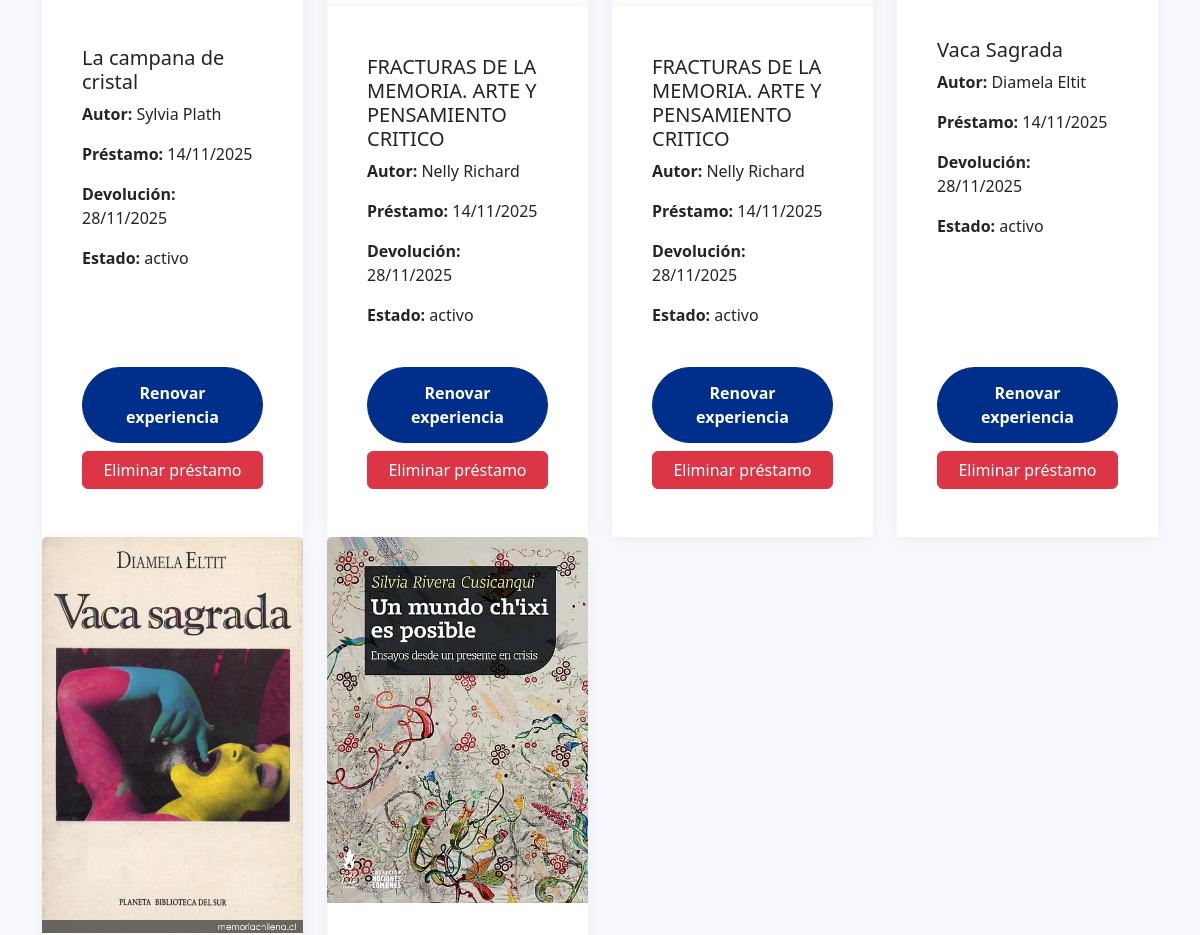
The page /prestamos/mis_prestamos/ (signed in, middle part) on the database as committed earlier.
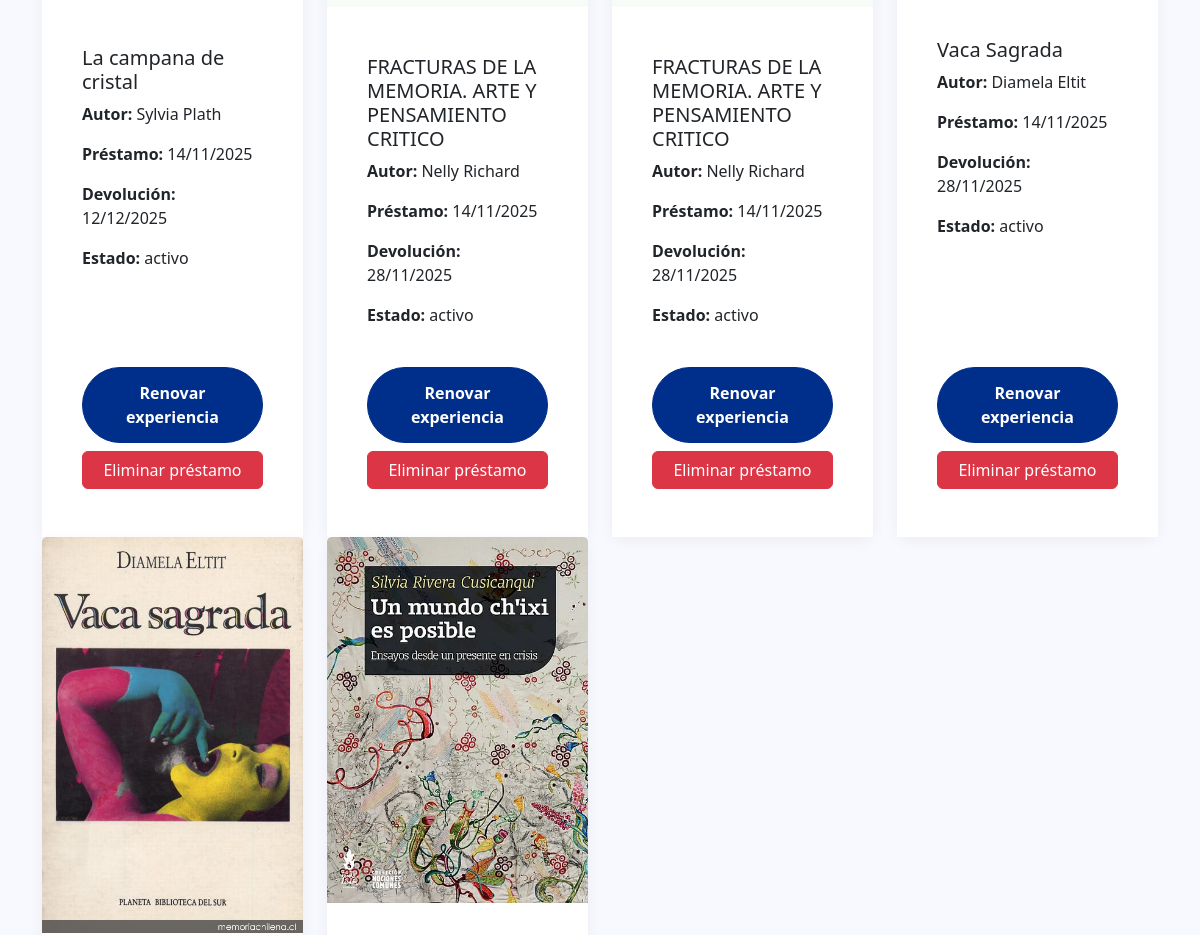
The same page on the database as committed later.
### apps/prestamos/models.py (models this page shows, shortened)
class Prestamo(models.Model):
    usuario = models.ForeignKey('usuarios.PerfilUsuario', on_delete=models.CASCADE)
    libro = models.ForeignKey('catalogo.Libro', on_delete=models.CASCADE)
    fecha_prestamo = models.DateTimeField(auto_now_add=True)
    fecha_devolucion = models.DateField(blank=True, null=True)
    estado = models.CharField(max_length=20, choices=[
        ('activo', 'Activo'),
        ('devuelto', 'Devuelto'),
        ('retrasado', 'Retrasado'),
    ], default='activo')
    class Meta:
        verbose_name = 'Préstamo'
        verbose_name_plural = 'Préstamos'

### apps/catalogo/models.py (models this page shows, shortened)
class Libro(models.Model):
    titulo = models.CharField(max_length=200)
    autor = models.ForeignKey(Autor, on_delete=models.CASCADE)
    isbn = models.CharField(max_length=13, unique=True)
    editorial = models.CharField(max_length=100, blank=True, null=True)
    ano_publicacion = models.IntegerField()
    categoria = models.ForeignKey(Categoria, on_delete=models.CASCADE)
    descripcion = models.TextField()
    portada = models.ImageField(upload_to='portadas/', blank=True, null=True)
    copias_totales = models.PositiveIntegerField()
    copias_disponibles = models.PositiveIntegerField()
    fecha_registro = models.DateTimeField(auto_now_add=True)

class Autor(models.Model):
    nombre = models.CharField(max_length=100)
    biografia = models.TextField(blank=True, null=True)
    pais = models.CharField(max_length=50, blank=True, null=True)
    fecha_nacimiento = models.DateField(blank=True, null=True)
    def __str__(self):
        return self.nombre
    class Meta:
        verbose_name = 'Autor'
        verbose_name_plural = 'Autores'

### apps/prestamos/views.py (the view)
# urls.py: path('mis_prestamos/', MisPrestamosView.as_view(), name='mis_prestamos'),
class MisPrestamosView(LoginRequiredMixin, View):
    template_name = 'prestamos/mis_prestamos.html'
    def get(self, request):
        prestamos = Prestamo.objects.filter(usuario=request.user.perfilusuario)
        return render(request, self.template_name, {'prestamos': prestamos})

### apps/prestamos/mixins.py (called while the page is built)
    def dispatch(self, request, *args, **kwargs):
        if not request.user.is_authenticated:
            return self.handle_no_permission()
        return super().dispatch(request, *args, **kwargs)

### templates/prestamos/mis_prestamos.html (shortened to what this page needs)
{% extends 'base.html' %}
{% block content %}
<div class="container mt-5 mb-5">
    {% if not prestamos %}
    <div class="row justify-content-center">
        <div class="col-md-8">
            <div class="card text-center shadow">
                <div class="card-body py-5">
                    <i class="bi bi-book" style="font-size: 4rem; color: #6c757d;"></i>
                    <h3 class="mt-4">No tienes préstamos activos</h3>
                    <p class="text-muted mb-4">
                    Aún no has iniciado ningún préstamo.
                    Recorre nuestro catálogo y elige el libro que te acompañará en este ciclo.
                    </p>
                    <a href="{% url 'catalogo:lista_libros' %}" class="btn btn-primary btn-lg">
                        <i class="bi bi-search"></i> Explorar Catálogo
                    </a>
                </div>
            </div>
        </div>
    </div>
    {% else %}
    <div class="row">
        {% for prestamo in prestamos %}
        <div class="col-6 col-md-4 col-lg-3">
            <div class="card mb-4 h-100">
                <img src="{{ prestamo.libro.portada.url }}" class="card-img-top" alt="{{ prestamo.libro.titulo }}">
                <div class="card-body d-flex flex-column">
                    <h5 class="card-title">{{ prestamo.libro.titulo }}</h5>
                    <p class="card-text"><strong>Autor:</strong> {{ prestamo.libro.autor }}</p>
                    <p class="card-text"><strong>Préstamo:</strong> {{ prestamo.fecha_prestamo|date:"d/m/Y" }}</p>
                    <p class="card-text"><strong>Devolución:</strong> {{ prestamo.fecha_devolucion|date:"d/m/Y" }}</p>
                    <p class="card-text"><strong>Estado:</strong> {{ prestamo.estado }}</p>
                    <button
                        class="btn btn-primary mt-auto"
                        data-bs-toggle="modal"
                        data-bs-target="#modalRenovar{{ prestamo.id }}">
                        Renovar experiencia
                    </button>
                    {% if user.is_staff %}
                    <button
                        class="btn btn-danger mt-2"
                        data-bs-toggle="modal"
                        data-bs-target="#modalEliminar{{ prestamo.id }}">
                        Eliminar préstamo
                    </button>
                    {% endif %}
                </div>
            </div>
        </div>
        {% endfor %}
    </div>
    {% endif %}
</div>
{% endblock %}

Rows that differ between the two databases and show on the page:
changed Prestamo "La campana de cristal": fecha_devolucion "28/11/2025" → "12/12/2025"
